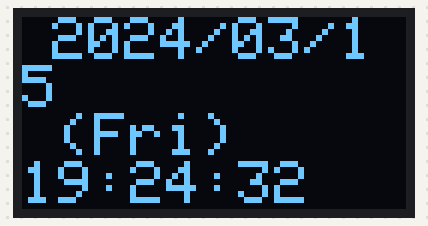
The sketch below on a simulated ESP8266 (NodeMCU). Shown: 128×64 one-colour display. WiFi joins after 1.5 s; servers stay silent unless stated; the display library's start-up logo is not drawn; what the sketch prints to the serial monitor is not drawn.

Above: at 2.1 s.
At 5.7 s:
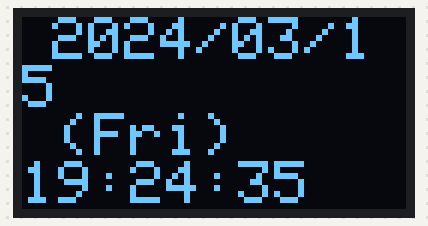
At 9.8 s:
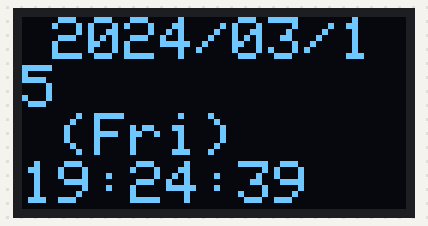
At 17.0 s:
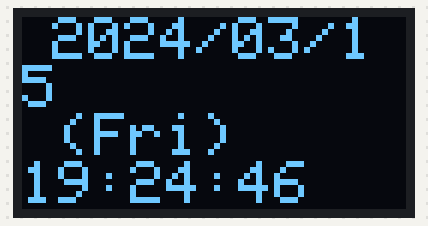
At 24.2 s:
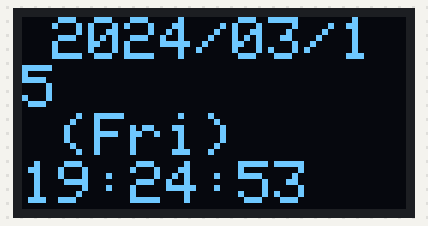
At 31.4 s:
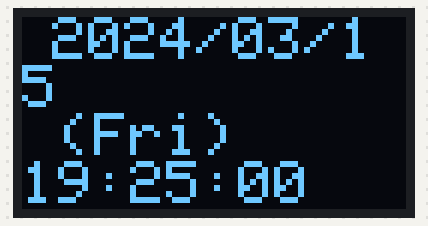

Measured:
- what the display in image 0 shows lasts 1.5 s, from 2.1 s to 3.6 s
- what the display in image 1 shows lasts 1.0 s, from 5.7 s to 6.7 s

The sketch:

show_clock.ino
```cpp
#include <Adafruit_GFX.h>
#include <Adafruit_SSD1306.h>
#include <ESP8266WiFi.h>
#include <TimeLib.h>
#include <WiFiUdp.h>

#define OLED_RESET 2
Adafruit_SSD1306 display(OLED_RESET);

char ssid[] = "bld2-guest";
char pass[] = "MatsumotoWay";

const char *ntp_server = "ntp.nict.jp";
unsigned long last_sync_time = 0;

void setup() {
  display.begin(SSD1306_SWITCHCAPVCC, 0x3C);
  display.display();
  display.clearDisplay();
  Serial.begin(115200);
  Serial.print("Connecting to ");
  Serial.println(ssid);
  WiFi.mode(WIFI_STA);
  WiFi.begin(ssid, pass);
  while (WiFi.status() != WL_CONNECTED) {
    delay(500);
    Serial.print(".");
  }
  Serial.println("");

  Serial.println("WiFi connected");
  Serial.println("IP adress: ");
  Serial.println(WiFi.localIP());
  syncNTPtime();
}

void loop() {
  unsigned long t = now();

  char str_time[30];
  sprintf(str_time, "%04d/%02d/%02d\n (%s)\n%02d:%02d:%02d", year(t), month(t),
          day(t), weekdayIntToString(weekday(t)), hour(t), minute(t),
          second(t));
  showText(str_time);

  if (t / 300 != last_sync_time / 300) {
    syncNTPtime();
    last_sync_time = t;
  }
  delay(1000);
}

boolean syncNTPtime() {
  unsigned long unix_time = getNTPtime();
  if (unix_time > 0) {
    setTime(unix_time);
    return true;
  }
  return false;
}

unsigned long getNTPtime() {
  WiFiUDP udp;
  udp.begin(8888);
  unsigned long unix_time = 0UL;
  byte packet[48];
  memset(packet, 0, 48);
  packet[0] = 0b11100011;
  packet[1] = 0;
  packet[2] = 6;
  packet[3] = 0xEC;
  packet[12] = 49;
  packet[13] = 0x4E;
  packet[14] = 49;
  packet[15] = 52;

  udp.beginPacket(ntp_server, 123);
  udp.write(packet, 48);
  udp.endPacket();

  for (int i = 0; i < 10; i++) {
    delay(500);
    if (udp.parsePacket()) {
      udp.read(packet, 48);
      unsigned long highWord = word(packet[40], packet[41]);
      unsigned long lowWord = word(packet[42], packet[43]);
      unsigned long secsSince1900 = highWord << 16 | lowWord;
      const unsigned long seventyYears = 2208988800UL;
      unix_time =
          secsSince1900 - seventyYears + 32400UL; // 32400 = 9 hours(JST)
      break;
    }
  }
  udp.stop();
  return unix_time;
}

void showText(char *str) {
  display.setTextSize(2);
  display.setTextColor(WHITE);
  display.setCursor(10, 0);
  display.clearDisplay();
  display.println(str);
  display.display();
}

char *weekdayIntToString(int n) {
  switch (n) {
  case 1:
    return "Sun";
  case 2:
    return "Mon";
  case 3:
    return "Tue";
  case 4:
    return "Wed";
  case 5:
    return "Thu";
  case 6:
    return "Fri";
  case 7:
    return "Sat";
  default:
    return "Err";
  }
}
```
